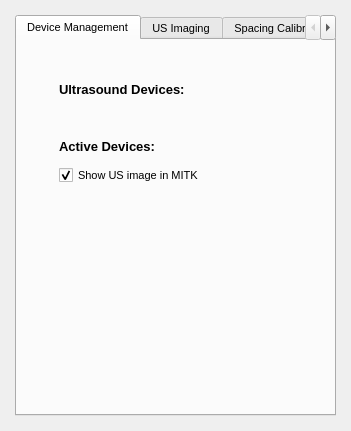
<?xml version="1.0" encoding="UTF-8"?>
<ui version="4.0">
 <class>UltrasoundSupportControls</class>
 <widget class="QWidget" name="UltrasoundSupportControls">
  <property name="geometry">
   <rect>
    <x>0</x>
    <y>0</y>
    <width>345</width>
    <height>431</height>
   </rect>
  </property>
  <property name="minimumSize">
   <size>
    <width>0</width>
    <height>0</height>
   </size>
  </property>
  <property name="windowTitle">
   <string>QmitkTemplate</string>
  </property>
  <layout class="QVBoxLayout" name="verticalLayout_3">
   <property name="leftMargin">
    <number>15</number>
   </property>
   <property name="topMargin">
    <number>15</number>
   </property>
   <property name="rightMargin">
    <number>15</number>
   </property>
   <property name="bottomMargin">
    <number>15</number>
   </property>
   <item>
    <widget class="QTabWidget" name="tabWidget">
     <property name="enabled">
      <bool>true</bool>
     </property>
     <property name="font">
      <font>
       <pointsize>8</pointsize>
       <bold>false</bold>
      </font>
     </property>
     <property name="focusPolicy">
      <enum>Qt::TabFocus</enum>
     </property>
     <property name="currentIndex">
      <number>0</number>
     </property>
     <property name="documentMode">
      <bool>false</bool>
     </property>
     <property name="tabsClosable">
      <bool>false</bool>
     </property>
     <property name="movable">
      <bool>false</bool>
     </property>
     <widget class="QWidget" name="tab">
      <attribute name="icon">
       <iconset resource="../../../../Modules/USUI/resources/USUI.qrc">
        <normaloff>:/USUI/ultrasound01-probe-300ppi.png</normaloff>
        <normalon>:/USUI/ultrasound01-probe-300ppi.png</normalon>:/USUI/ultrasound01-probe-300ppi.png</iconset>
      </attribute>
      <attribute name="title">
       <string>Device Management</string>
      </attribute>
      <layout class="QVBoxLayout" name="verticalLayout_2" stretch="0">
       <property name="leftMargin">
        <number>15</number>
       </property>
       <property name="topMargin">
        <number>15</number>
       </property>
       <property name="rightMargin">
        <number>15</number>
       </property>
       <property name="bottomMargin">
        <number>15</number>
       </property>
       <item>
        <widget class="QWidget" name="m_WidgetDevices" native="true">
         <layout class="QVBoxLayout" name="verticalLayout_4">
          <property name="leftMargin">
           <number>15</number>
          </property>
          <property name="topMargin">
           <number>15</number>
          </property>
          <property name="rightMargin">
           <number>15</number>
          </property>
          <property name="bottomMargin">
           <number>15</number>
          </property>
          <item>
           <widget class="QWidget" name="m_WidgetAvailableDevices" native="true">
            <layout class="QVBoxLayout" name="verticalLayout_5">
             <property name="leftMargin">
              <number>12</number>
             </property>
             <property name="topMargin">
              <number>12</number>
             </property>
             <property name="rightMargin">
              <number>12</number>
             </property>
             <property name="bottomMargin">
              <number>12</number>
             </property>
             <item>
              <widget class="QLabel" name="m_Headline">
               <property name="font">
                <font>
                 <pointsize>10</pointsize>
                 <bold>true</bold>
                </font>
               </property>
               <property name="text">
                <string>Ultrasound Devices:</string>
               </property>
              </widget>
             </item>
             <item>
              <widget class="QmitkUSNewVideoDeviceWidget" name="m_NewVideoDeviceWidget" native="true"/>
             </item>
             <item>
              <widget class="QmitkUSDeviceManagerWidget" name="m_DeviceManagerWidget" native="true"/>
             </item>
            </layout>
           </widget>
          </item>
          <item>
           <widget class="QWidget" name="m_WidgetActiveDevices" native="true">
            <layout class="QVBoxLayout" name="verticalLayout">
             <property name="leftMargin">
              <number>12</number>
             </property>
             <property name="topMargin">
              <number>12</number>
             </property>
             <property name="rightMargin">
              <number>12</number>
             </property>
             <property name="bottomMargin">
              <number>12</number>
             </property>
             <item>
              <widget class="QLabel" name="m_HeadlineActive">
               <property name="font">
                <font>
                 <pointsize>10</pointsize>
                 <bold>true</bold>
                </font>
               </property>
               <property name="text">
                <string>Active Devices:</string>
               </property>
              </widget>
             </item>
             <item>
              <widget class="QmitkServiceListWidget" name="m_ActiveVideoDevices" native="true">
               <property name="sizePolicy">
                <sizepolicy hsizetype="Preferred" vsizetype="Preferred">
                 <horstretch>0</horstretch>
                 <verstretch>0</verstretch>
                </sizepolicy>
               </property>
              </widget>
             </item>
             <item>
              <layout class="QHBoxLayout" name="horizontalLayout_2">
               <item>
                <widget class="QCheckBox" name="m_ShowImageStream">
                 <property name="text">
                  <string>Show US image in MITK</string>
                 </property>
                 <property name="checked">
                  <bool>true</bool>
                 </property>
                </widget>
               </item>
              </layout>
             </item>
            </layout>
           </widget>
          </item>
          <item>
           <spacer name="verticalSpacer">
            <property name="orientation">
             <enum>Qt::Vertical</enum>
            </property>
            <property name="sizeHint" stdset="0">
             <size>
              <width>20</width>
              <height>40</height>
             </size>
            </property>
           </spacer>
          </item>
         </layout>
        </widget>
       </item>
      </layout>
     </widget>
     <widget class="QWidget" name="tab2">
      <property name="enabled">
       <bool>false</bool>
      </property>
      <attribute name="icon">
       <iconset resource="../../../../Modules/USUI/resources/USUI.qrc">
        <normaloff>:/USUI/ultrasound02-scan-300ppi.png</normaloff>
        <disabledoff>:/USUI/ultrasound02-scan-72ppi-deactivated.png</disabledoff>
        <disabledon>:/USUI/ultrasound02-scan-300ppi.png</disabledon>:/USUI/ultrasound02-scan-300ppi.png</iconset>
      </attribute>
      <attribute name="title">
       <string>US Imaging</string>
      </attribute>
      <layout class="QVBoxLayout" name="verticalLayout_7">
       <item>
        <layout class="QVBoxLayout" name="probesWidgetContainer"/>
       </item>
       <item>
        <widget class="QToolBox" name="m_ToolBoxControlWidgets"/>
       </item>
       <item>
        <spacer name="verticalSpacer_2">
         <property name="orientation">
          <enum>Qt::Vertical</enum>
         </property>
         <property name="sizeHint" stdset="0">
          <size>
           <width>20</width>
           <height>40</height>
          </size>
         </property>
        </spacer>
       </item>
       <item>
        <widget class="Line" name="line_2">
         <property name="orientation">
          <enum>Qt::Horizontal</enum>
         </property>
        </widget>
       </item>
       <item>
        <widget class="QCheckBox" name="m_RunImageTimer">
         <property name="text">
          <string>Update Image Data Automatically</string>
         </property>
         <property name="checked">
          <bool>true</bool>
         </property>
        </widget>
       </item>
       <item>
        <widget class="QWidget" name="m_TimerWidget" native="true">
         <layout class="QVBoxLayout" name="verticalLayout_6">
          <item>
           <widget class="QPushButton" name="m_FreezeButton">
            <property name="text">
             <string>Freeze</string>
            </property>
            <property name="icon">
             <iconset resource="../../../../Modules/USUI/resources/USUI.qrc">
              <normaloff>:/USUI/system-lock-screen.png</normaloff>:/USUI/system-lock-screen.png</iconset>
            </property>
           </widget>
          </item>
          <item>
           <widget class="QLabel" name="label_3">
            <property name="text">
             <string>&lt;!DOCTYPE HTML PUBLIC &quot;-//W3C//DTD HTML 4.0//EN&quot; &quot;http://www.w3.org/TR/REC-html40/strict.dtd&quot;&gt;
&lt;html&gt;&lt;head&gt;&lt;meta name=&quot;qrichtext&quot; content=&quot;1&quot; /&gt;&lt;style type=&quot;text/css&quot;&gt;
p, li { white-space: pre-wrap; }
&lt;/style&gt;&lt;/head&gt;&lt;body style=&quot; font-family:'MS Shell Dlg 2'; font-size:7.8pt; font-weight:400; font-style:normal;&quot;&gt;
&lt;p style=&quot; margin-top:0px; margin-bottom:0px; margin-left:0px; margin-right:0px; -qt-block-indent:0; text-indent:0px;&quot;&gt;&lt;span style=&quot; font-size:8pt; font-weight:600;&quot;&gt;Framrate Settings:&lt;/span&gt;&lt;/p&gt;&lt;/body&gt;&lt;/html&gt;</string>
            </property>
           </widget>
          </item>
          <item>
           <widget class="QLabel" name="m_FramerateLabel">
            <property name="text">
             <string>Current overall Framerate: 0 FPS</string>
            </property>
           </widget>
          </item>
          <item>
           <layout class="QHBoxLayout" name="horizontalLayout_4">
            <item>
             <widget class="QLabel" name="label_4">
              <property name="text">
               <string>Image Pipeline Framerate Limit [FPS]:</string>
              </property>
             </widget>
            </item>
            <item>
             <spacer name="horizontalSpacer_3">
              <property name="orientation">
               <enum>Qt::Horizontal</enum>
              </property>
              <property name="sizeHint" stdset="0">
               <size>
                <width>40</width>
                <height>20</height>
               </size>
              </property>
             </spacer>
            </item>
            <item>
             <widget class="QSpinBox" name="m_FrameRatePipeline">
              <property name="minimum">
               <number>1</number>
              </property>
              <property name="maximum">
               <number>500</number>
              </property>
              <property name="value">
               <number>50</number>
              </property>
             </widget>
            </item>
           </layout>
          </item>
          <item>
           <layout class="QHBoxLayout" name="horizontalLayout">
            <item>
             <widget class="QCheckBox" name="m_Update2DView">
              <property name="text">
               <string>Update 2D View</string>
              </property>
              <property name="checked">
               <bool>false</bool>
              </property>
              <property name="tristate">
               <bool>false</bool>
              </property>
             </widget>
            </item>
            <item>
             <spacer name="horizontalSpacer">
              <property name="orientation">
               <enum>Qt::Horizontal</enum>
              </property>
              <property name="sizeHint" stdset="0">
               <size>
                <width>40</width>
                <height>20</height>
               </size>
              </property>
             </spacer>
            </item>
            <item>
             <widget class="QLabel" name="label_2">
              <property name="text">
               <string>Framerate Limit [FPS]:</string>
              </property>
             </widget>
            </item>
            <item>
             <widget class="QSpinBox" name="m_FrameRate2d">
              <property name="minimum">
               <number>1</number>
              </property>
              <property name="maximum">
               <number>100</number>
              </property>
              <property name="value">
               <number>20</number>
              </property>
             </widget>
            </item>
           </layout>
          </item>
          <item>
           <layout class="QHBoxLayout" name="horizontalLayout_3">
            <item>
             <widget class="QCheckBox" name="m_Update3DView">
              <property name="text">
               <string>Update 3D View</string>
              </property>
              <property name="checked">
               <bool>false</bool>
              </property>
             </widget>
            </item>
            <item>
             <spacer name="horizontalSpacer_2">
              <property name="orientation">
               <enum>Qt::Horizontal</enum>
              </property>
              <property name="sizeHint" stdset="0">
               <size>
                <width>18</width>
                <height>20</height>
               </size>
              </property>
             </spacer>
            </item>
            <item>
             <widget class="QLabel" name="label">
              <property name="text">
               <string>Framerate Limit [FPS]:</string>
              </property>
             </widget>
            </item>
            <item>
             <widget class="QSpinBox" name="m_FrameRate3d">
              <property name="minimum">
               <number>1</number>
              </property>
              <property name="maximum">
               <number>100</number>
              </property>
              <property name="value">
               <number>5</number>
              </property>
             </widget>
            </item>
           </layout>
          </item>
         </layout>
        </widget>
       </item>
      </layout>
     </widget>
     <widget class="QWidget" name="tab_2">
      <attribute name="title">
       <string>Spacing Calibration</string>
      </attribute>
      <layout class="QVBoxLayout" name="verticalLayout_10">
       <item>
        <widget class="QLabel" name="label_5">
         <property name="text">
          <string>Along X-Axis:</string>
         </property>
        </widget>
       </item>
       <item>
        <layout class="QHBoxLayout" name="horizontalLayout_5">
         <item>
          <widget class="QPushButton" name="m_SetXPoint1">
           <property name="text">
            <string>Set First Point</string>
           </property>
          </widget>
         </item>
         <item>
          <spacer name="horizontalSpacer_4">
           <property name="orientation">
            <enum>Qt::Horizontal</enum>
           </property>
           <property name="sizeHint" stdset="0">
            <size>
             <width>40</width>
             <height>20</height>
            </size>
           </property>
          </spacer>
         </item>
         <item>
          <layout class="QVBoxLayout" name="verticalLayout_8">
           <item>
            <widget class="QSpinBox" name="m_XDistance">
             <property name="maximum">
              <number>999</number>
             </property>
             <property name="value">
              <number>50</number>
             </property>
            </widget>
           </item>
           <item>
            <widget class="QLabel" name="label_6">
             <property name="text">
              <string>Distance [mm]</string>
             </property>
            </widget>
           </item>
          </layout>
         </item>
         <item>
          <spacer name="horizontalSpacer_5">
           <property name="orientation">
            <enum>Qt::Horizontal</enum>
           </property>
           <property name="sizeHint" stdset="0">
            <size>
             <width>40</width>
             <height>20</height>
            </size>
           </property>
          </spacer>
         </item>
         <item>
          <widget class="QPushButton" name="m_SetXPoint2">
           <property name="text">
            <string>Set Second Point</string>
           </property>
          </widget>
         </item>
        </layout>
       </item>
       <item>
        <widget class="QLabel" name="m_XSpacing">
         <property name="text">
          <string>X Spacing: &lt;na&gt;</string>
         </property>
        </widget>
       </item>
       <item>
        <widget class="Line" name="line">
         <property name="orientation">
          <enum>Qt::Horizontal</enum>
         </property>
        </widget>
       </item>
       <item>
        <widget class="QLabel" name="label_8">
         <property name="text">
          <string>Along Y-Axis:</string>
         </property>
        </widget>
       </item>
       <item>
        <layout class="QHBoxLayout" name="horizontalLayout_6">
         <item>
          <layout class="QVBoxLayout" name="verticalLayout_9">
           <item>
            <widget class="QPushButton" name="m_SetYPoint1">
             <property name="text">
              <string>Set First Point</string>
             </property>
            </widget>
           </item>
           <item>
            <spacer name="verticalSpacer_3">
             <property name="orientation">
              <enum>Qt::Vertical</enum>
             </property>
             <property name="sizeHint" stdset="0">
              <size>
               <width>20</width>
               <height>40</height>
              </size>
             </property>
            </spacer>
           </item>
           <item>
            <widget class="QSpinBox" name="m_YDistance">
             <property name="maximum">
              <number>999</number>
             </property>
             <property name="value">
              <number>50</number>
             </property>
            </widget>
           </item>
           <item>
            <widget class="QLabel" name="label_9">
             <property name="text">
              <string>Distance [mm]</string>
             </property>
            </widget>
           </item>
           <item>
            <spacer name="verticalSpacer_4">
             <property name="orientation">
              <enum>Qt::Vertical</enum>
             </property>
             <property name="sizeHint" stdset="0">
              <size>
               <width>20</width>
               <height>40</height>
              </size>
             </property>
            </spacer>
           </item>
           <item>
            <widget class="QPushButton" name="m_SetYPoint2">
             <property name="text">
              <string>Set Second Point</string>
             </property>
            </widget>
           </item>
          </layout>
         </item>
         <item>
          <spacer name="horizontalSpacer_6">
           <property name="orientation">
            <enum>Qt::Horizontal</enum>
           </property>
           <property name="sizeHint" stdset="0">
            <size>
             <width>40</width>
             <height>20</height>
            </size>
           </property>
          </spacer>
         </item>
        </layout>
       </item>
       <item>
        <widget class="QLabel" name="m_YSpacing">
         <property name="text">
          <string>Y Spacing: &lt;na&gt;</string>
         </property>
        </widget>
       </item>
       <item>
        <spacer name="verticalSpacer_5">
         <property name="orientation">
          <enum>Qt::Vertical</enum>
         </property>
         <property name="sizeHint" stdset="0">
          <size>
           <width>20</width>
           <height>14</height>
          </size>
         </property>
        </spacer>
       </item>
       <item>
        <layout class="QHBoxLayout" name="horizontalLayout_7">
         <item>
          <spacer name="horizontalSpacer_7">
           <property name="orientation">
            <enum>Qt::Horizontal</enum>
           </property>
           <property name="sizeHint" stdset="0">
            <size>
             <width>40</width>
             <height>20</height>
            </size>
           </property>
          </spacer>
         </item>
         <item>
          <widget class="QPushButton" name="m_SaveSpacing">
           <property name="text">
            <string>Save Spacing To Device</string>
           </property>
          </widget>
         </item>
        </layout>
       </item>
      </layout>
     </widget>
    </widget>
   </item>
  </layout>
 </widget>
 <layoutdefault spacing="6" margin="11"/>
 <customwidgets>
  <customwidget>
   <class>QmitkUSDeviceManagerWidget</class>
   <extends>QWidget</extends>
   <header location="global">QmitkUSDeviceManagerWidget.h</header>
   <container>1</container>
  </customwidget>
  <customwidget>
   <class>QmitkUSNewVideoDeviceWidget</class>
   <extends>QWidget</extends>
   <header location="global">QmitkUSNewVideoDeviceWidget.h</header>
   <container>1</container>
  </customwidget>
  <customwidget>
   <class>QmitkServiceListWidget</class>
   <extends>QWidget</extends>
   <header location="global">QmitkServiceListWidget.h</header>
   <container>1</container>
  </customwidget>
 </customwidgets>
 <resources>
  <include location="../../../../Modules/USUI/resources/USUI.qrc"/>
 </resources>
 <connections/>
</ui>
